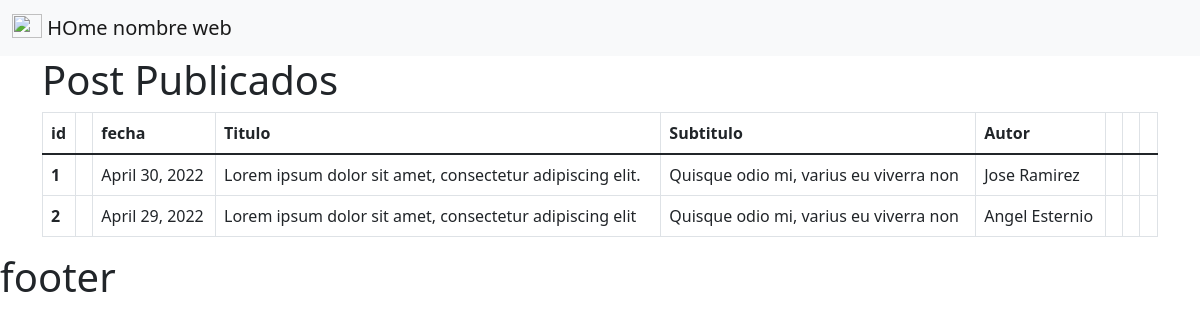
Page /App/post/list/ on the committed database.
### App/models.py (models this page shows, shortened)
class Post(models.Model):
    titulo = models.CharField(max_length=100)
    subtitulo = models.CharField(max_length=200)
    image = models.CharField(max_length=100)
    cuerpo = models.TextField()
    autor = models.CharField(max_length=100)
    fecha = models.DateField()

### App/views.py (the view)
# urls.py: path("post/list/", views.postLV.as_view(), name="list"),
class postLV(ListView):
    model = Post
    template_name = "section/post/post_list.html"

### App/templates/section/post/post_list.html (shortened to what this page needs)
{% extends "../../parent.html" %} {% load static %} {% block contenidoQueCambia%}
<div class="container">
  <div class="row">
    <div class="col-12">
      <h1>Post Publicados</h1>
      <table class="table table-bordered">
        <thead>
          <tr>
            <th scope="col">id</th>
            <th scope="col" style="text-align: center"></th>
            <th scope="col">fecha</th>
            <th scope="col">Titulo</th>
            <th scope="col">Subtitulo</th>
            <th scope="col">Autor</th>
            <th scope="col" style="text-align: center"></th>
            <th scope="col" style="text-align: center"></th>
            <th scope="col" style="text-align: center"></th>
          </tr>
        </thead>
        <tbody>
          {% for p in object_list %}
          <tr>
            <th scope="row">{{p.id}}</th>
            <td style="text-align: center">
            </td>
            <td>{{p.fecha}}</td>
            <td>{{p.titulo}}</td>
            <td>{{p.subtitulo}}</td>
            <td>{{p.autor}}</td>
            <td style="text-align: center">
            </td>
            <td style="text-align: center">
            </td>
            <td style="text-align: center">
            </td>
          </tr>
          {% endfor %}
        </tbody>
      </table>
    </div>
  </div>
</div>
{% endblock %}

### rows in the picture
Post: id "1", fecha "April 30, 2022", titulo "Lorem ipsum dolor sit amet, consectetur adipiscing elit.", subtitulo "Quisque odio mi, varius eu viverra non", autor "Jose Ramirez"
Post: id "2", fecha "April 29, 2022", titulo "Lorem ipsum dolor sit amet, consectetur adipiscing elit", subtitulo "Quisque odio mi, varius eu viverra non", autor "Angel Esternio"
